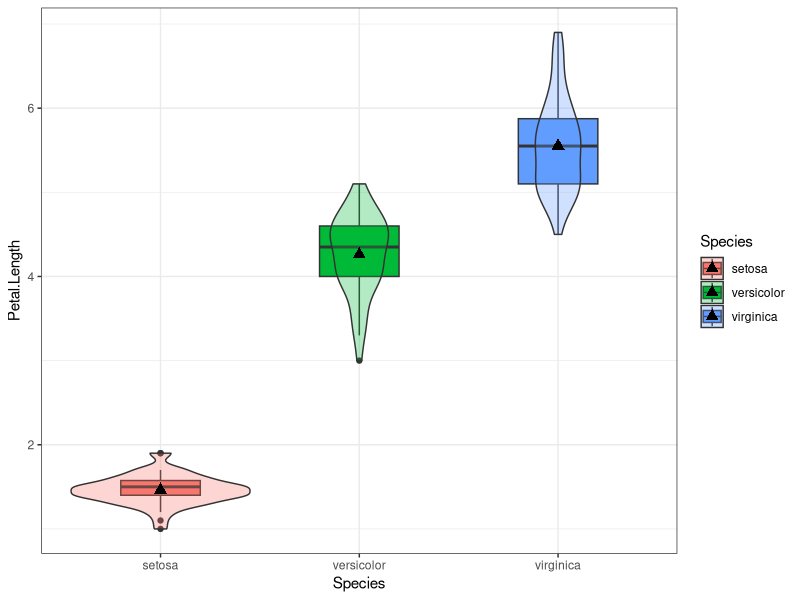

This chart was generated by the following R code:
## ---- chunk 1
library(tidyverse); library(knitr)
iris %>% group_by(Species) %>% 
         summarise(mean=mean(Petal.Length), 
                   sd=sd(Petal.Length), 
                   n=n()) %>% 
         kable(digits=2)

ggplot(iris, aes(x=Species, y=Petal.Length, fill=Species)) + 
  geom_boxplot(width=.4) + geom_violin(alpha=.3) + 
  stat_summary(fun.y="mean", geom="point", size=3, pch=17, 
    position=position_dodge(width=0.75)) + theme_bw()
